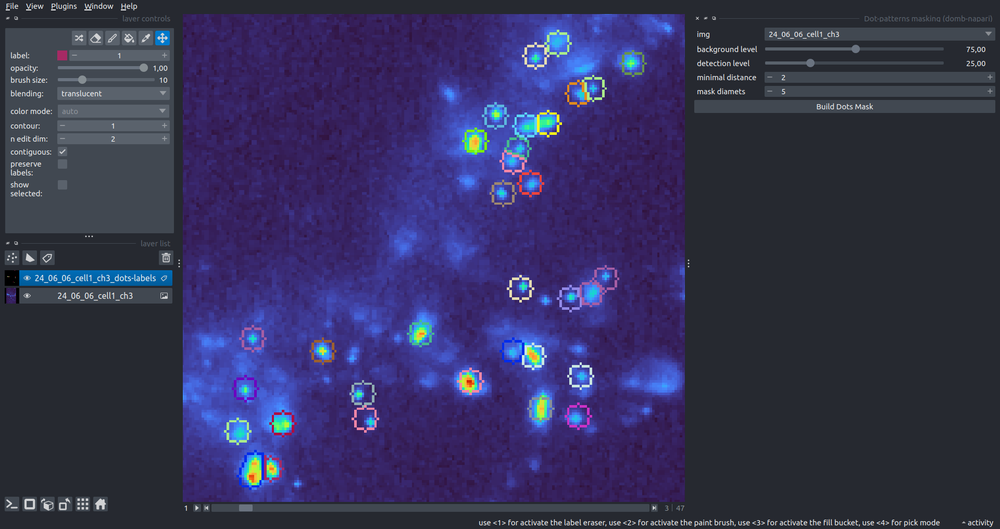
#> input picture images/dots_making.png, 1000 x 529 px, shrunk from 1920 x 1016 before the run; its folder holds only this picture in this run
$ python -i masking.py   (imports and definitions only)
#> lines starting #> are read from the running program, lines starting #| are printed output that depends on the picture; after the words box and inside, x2 and y2 are one past the last pixel; in counts of white or black regions, pixels touching at a corner belong together
""" Segmentation of bright dots and of intensity changes.

"""
import numpy as np

from scipy import ndimage as ndi
from scipy.cluster.vq import kmeans2

from skimage import feature
from skimage import filters
from skimage import measure
from skimage import morphology
from skimage import segmentation


# scale of the det_th threshold of the global up masking
GLOBAL_TH_SCALE = 0.1


def _abs_max(img:np.ndarray):
    val = np.nanmax(np.abs(img))
    return float(val) if np.isfinite(val) else 0.0


def _finite(img:np.ndarray):
    """ Image with NaN replaced by zeros, NaN pixels are never detected.

    """
    return np.nan_to_num(np.asarray(img, dtype=np.float64), nan=0.0, posinf=0.0, neginf=0.0)


# [77 lines left out: functions mask_segmentation, dots_mask, not called in this run]


def threshold_mask(img:np.ndarray, threshold:float, mode:str='up'):
    """ Binary mask of intensity gain or loss with fixed post-processing.

    The threshold is relative to the maximal absolute intensity of the image.
    Post-processing: erosion (disk 2), dilation (disk 1), holes filling, so
    objects thinner than 5 px are removed and the rest are 1 px smaller.

    """
    img = _finite(img)
    level = _abs_max(img) * threshold
    mask = img >= level if mode == 'up' else img <= level
    mask = morphology.erosion(mask, footprint=morphology.disk(2))
    mask = morphology.dilation(mask, footprint=morphology.disk(1))
    return ndi.binary_fill_holes(mask)


def _up_detection(img, method, th, op_f, d_f):
    if method == 'threshold':
        up_m = threshold_mask(img, th, mode='up')
    elif method == 'otsu':
        img = _finite(img)
        up_m = img > filters.threshold_otsu(img) if np.ptp(img) > 0 else np.zeros(img.shape, dtype=bool)
    else:
        raise ValueError("Unknown detection method! Use 'threshold' or 'otsu'.")
    if op_f != 0:
        up_m = morphology.opening(up_m, footprint=morphology.disk(op_f))
    if d_f != 0:
        up_m = morphology.dilation(up_m, footprint=morphology.disk(d_f))
    return up_m.astype(bool)


def up_mask(detection_img:np.ndarray, det_th:float=0.25,
            rois_mask:np.ndarray=None, in_rois_method:str='otsu',
            in_rois_th_corr:float=0.1,
            opening_fp:int=1, dilation_fp:int=0):
    """ Labels of regions with high intensity.

    Global mode (rois_mask is None): threshold at
    max|img| * det_th * GLOBAL_TH_SCALE, connected components are labeled.

    In-ROIs mode: detection is done separately inside of the bounding box of
    every ROI and is restricted to the pixels of this ROI, detected sites
    keep the label of their ROI. Method 'threshold' uses
    max|box| * det_th * in_rois_th_corr, method 'otsu' - Otsu threshold.

    Returns
    -------
    labels: ndarray [x,y]

    """
    if rois_mask is None:
        mask = _up_detection(detection_img, 'threshold', det_th * GLOBAL_TH_SCALE,
                             opening_fp, dilation_fp)
        return measure.label(mask)

    rois_mask = np.asarray(rois_mask)
    if rois_mask.shape != detection_img.shape:
        raise ValueError('ROIs mask and the detection frame should have the same shape!')
    up_labels = np.zeros_like(rois_mask)
    for region in measure.regionprops(rois_mask):
        r0, c0, r1, c1 = region.bbox
        box = (slice(r0, r1), slice(c0, c1))
        one_roi_mask = _up_detection(detection_img[box], in_rois_method,
                                     det_th * in_rois_th_corr, opening_fp, dilation_fp)
        selected = one_roi_mask & (rois_mask[box] == region.label)
        up_labels[box][selected] = region.label
    return up_labels


# [18 lines left out: function intensity_mask, not called in this run]

>>> import cv2
>>> picture = cv2.imread('../../../images/dots_making.png', cv2.IMREAD_GRAYSCALE)
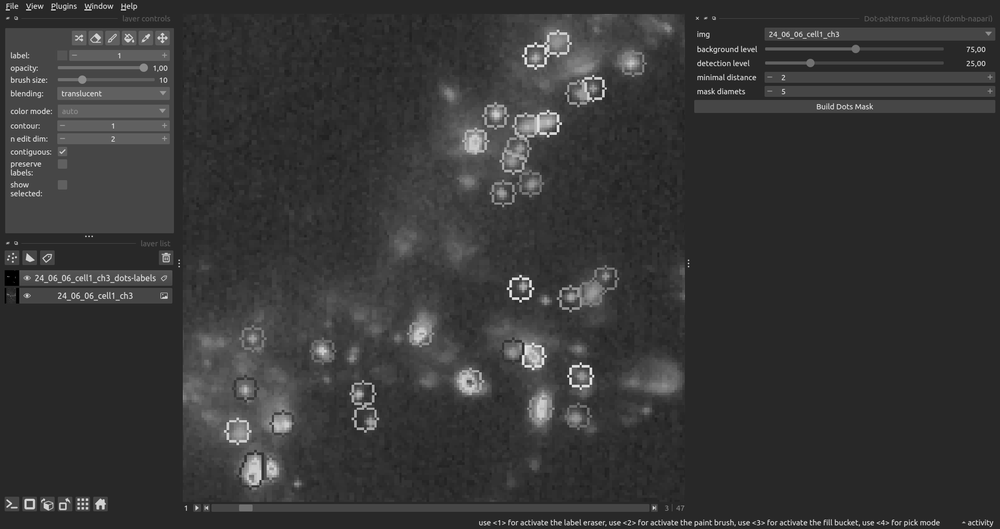
#> picture: shape (529, 1000); min 0, max 247, mean 55.1
>>> result = up_mask(picture)
#> in _abs_max, `val = np.nanmax(np.abs(img))`: val = 247
#> in threshold_mask, `level = _abs_max(img) * threshold`: level = 6.18
#> in threshold_mask, `mask = img >= level if mode == 'up' else img <= level`:
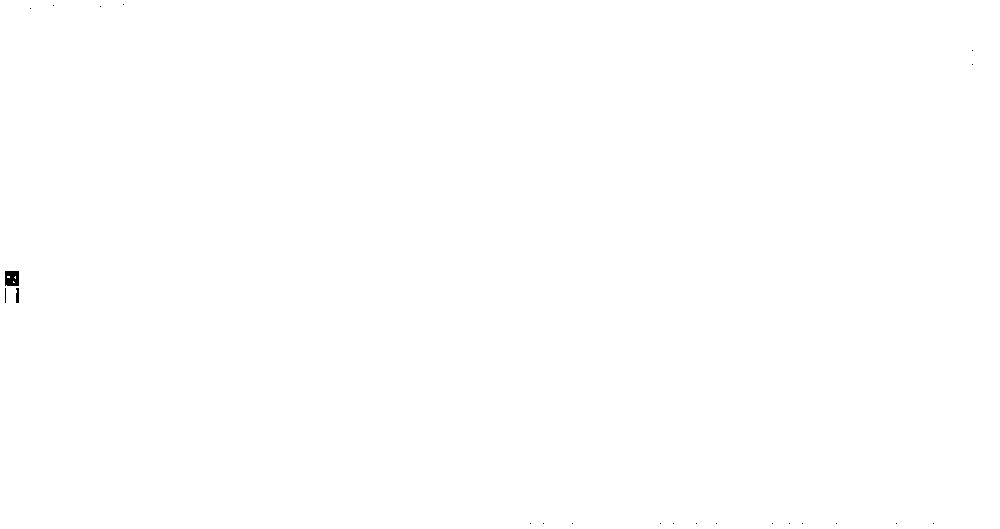
#> mask: shape (529, 1000) bool; 99.9% white; 22 black regions (20 under 20 px), largest, box (x1, y1, x2, y2) and area: (5, 271, 19, 286) 196, (16, 288, 19, 303) 42
#> in threshold_mask, `mask = morphology.erosion(mask, footprint=morphology.disk(2))`:
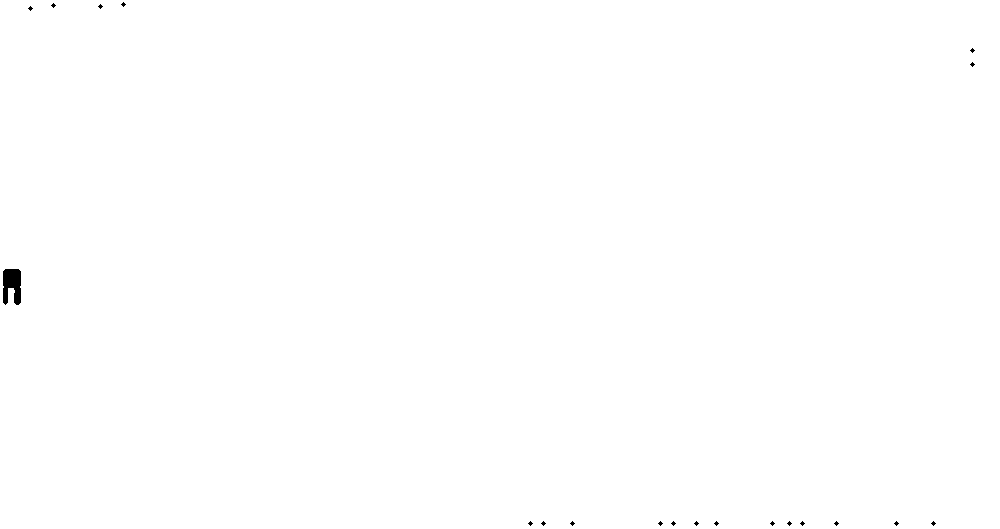
#> mask: shape (529, 1000) bool; 99.9% white; 20 black regions (19 under 20 px), largest, box (x1, y1, x2, y2) and area: (3, 269, 21, 305) 521
#> in threshold_mask, `mask = morphology.dilation(mask, footprint=morphology.disk(1))`: mask: shape (529, 1000) bool; 99.9% white; 20 black regions (19 under 20 px), largest, box (x1, y1, x2, y2) and area: (4, 270, 20, 304) 397
#> in threshold_mask, `return ndi.binary_fill_holes(mask)`: returned value: shape (529, 1000) bool; every value is 1
#> in up_mask, `return measure.label(mask)`: returned value: shape (529, 1000) int32; every value is 1

$ run again, on images/fret_norm.png
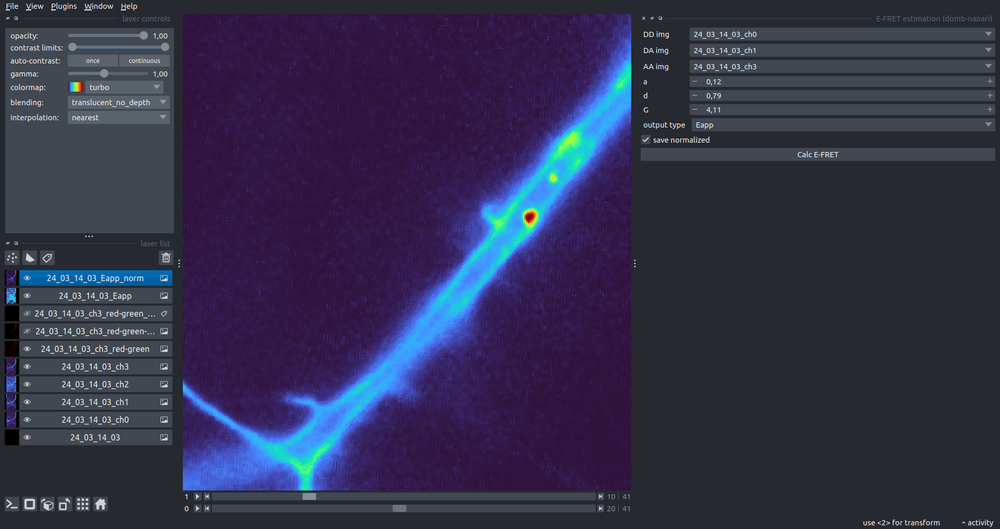
#> input picture images/fret_norm.png, 1000 x 529 px, shrunk from 1920 x 1016 before the run
#> `picture = cv2.imread('../../../images/dots_making.png', cv2.IMREAD_GRA..`:
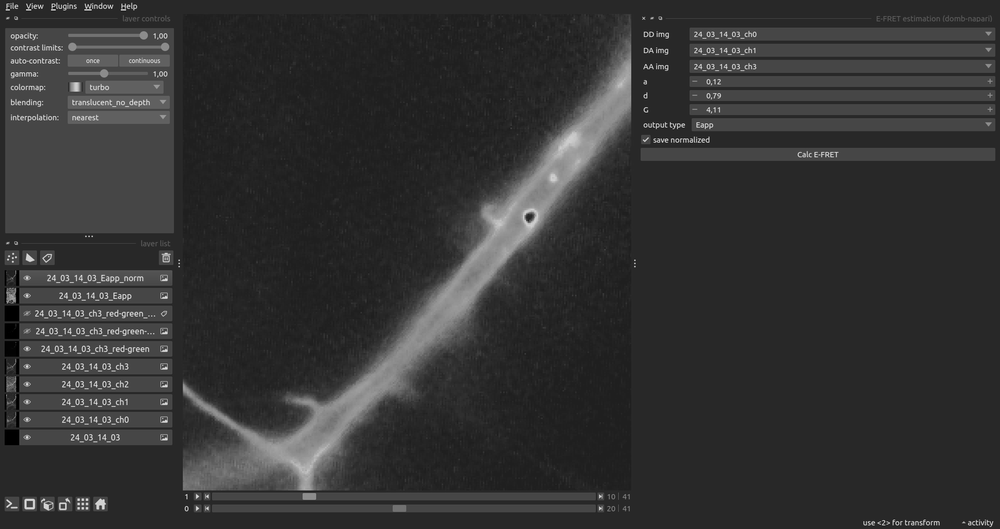
#> picture: shape (529, 1000); min 0, max 237, mean 51.7
#> val = 237
#> level = 5.93
#> in threshold_mask, `mask = morphology.dilation(mask, footprint=morphology.disk(1))`:
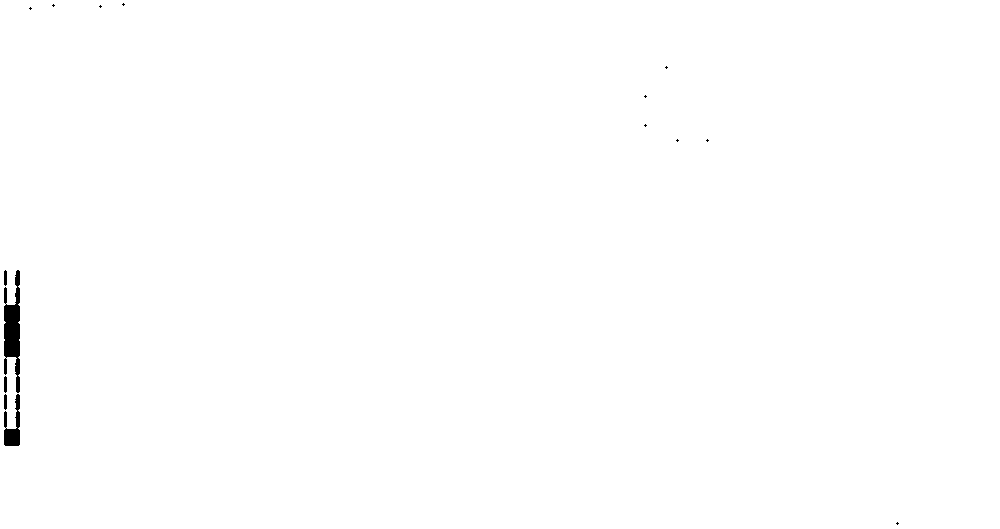
#> mask: shape (529, 1000) bool; 99.7% white; 15 black regions (10 under 20 px), largest, box (x1, y1, x2, y2) and area: (4, 270, 20, 393) 1197, (4, 394, 20, 446) 449, (4, 376, 7, 393) 47, (4, 270, 7, 286) 44, (4, 394, 7, 410) 44

$ run again, on images/fret_raw.png
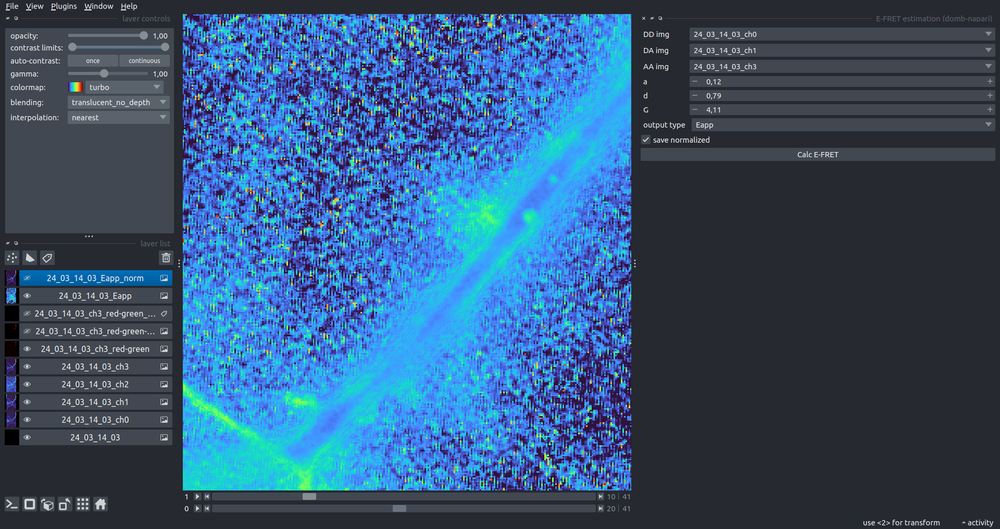
#> input picture images/fret_raw.png, 1000 x 529 px, shrunk from 1920 x 1016 before the run
#> `picture = cv2.imread('../../../images/dots_making.png', cv2.IMREAD_GRA..`:
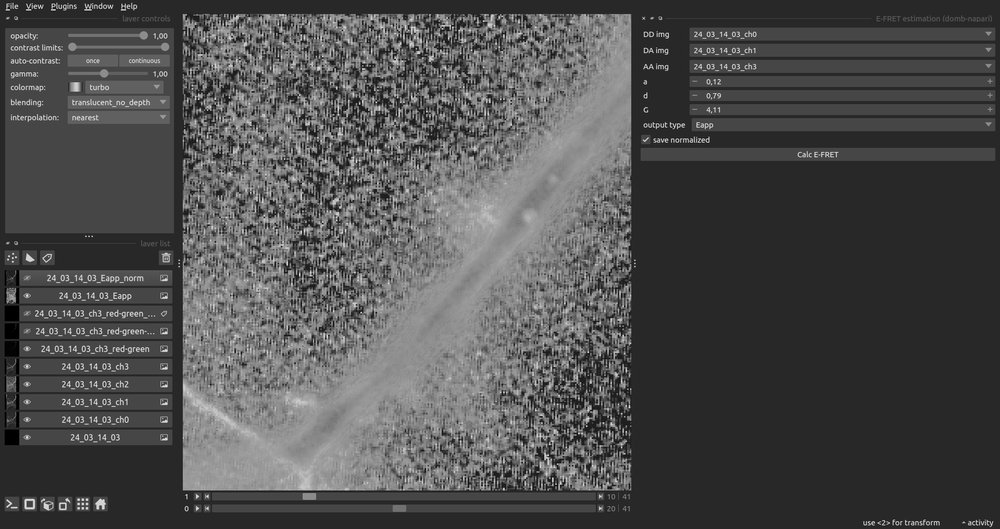
#> picture: shape (529, 1000); min 0, max 237, mean 78.5
#> val = 237
#> level = 5.93
#> in threshold_mask, `mask = morphology.dilation(mask, footprint=morphology.disk(1))`:
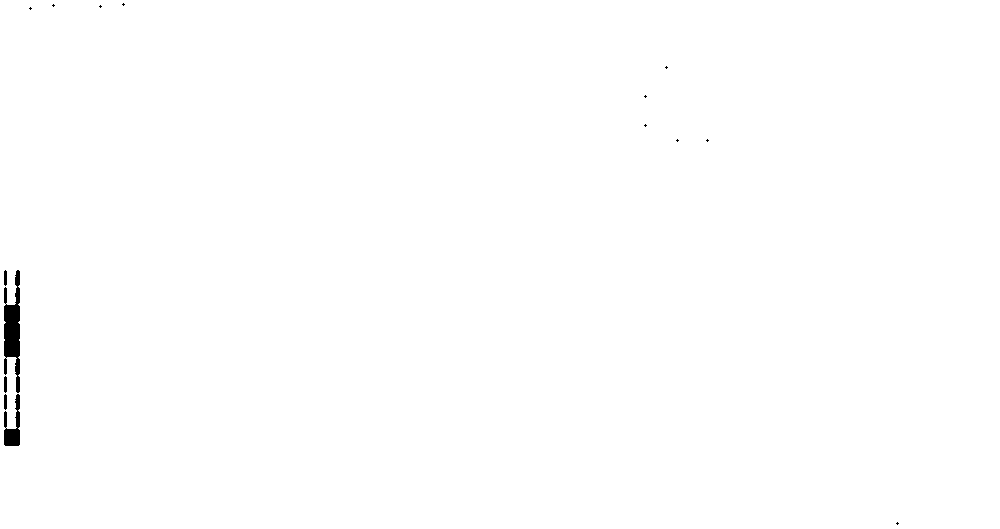
#> mask: shape (529, 1000) bool; 99.7% white; 15 black regions (10 under 20 px), largest, box (x1, y1, x2, y2) and area: (4, 270, 20, 393) 1197, (4, 394, 20, 446) 449, (4, 376, 7, 393) 47, (4, 270, 7, 286) 44, (4, 394, 7, 410) 44

$ run again, on images/pic_0.png
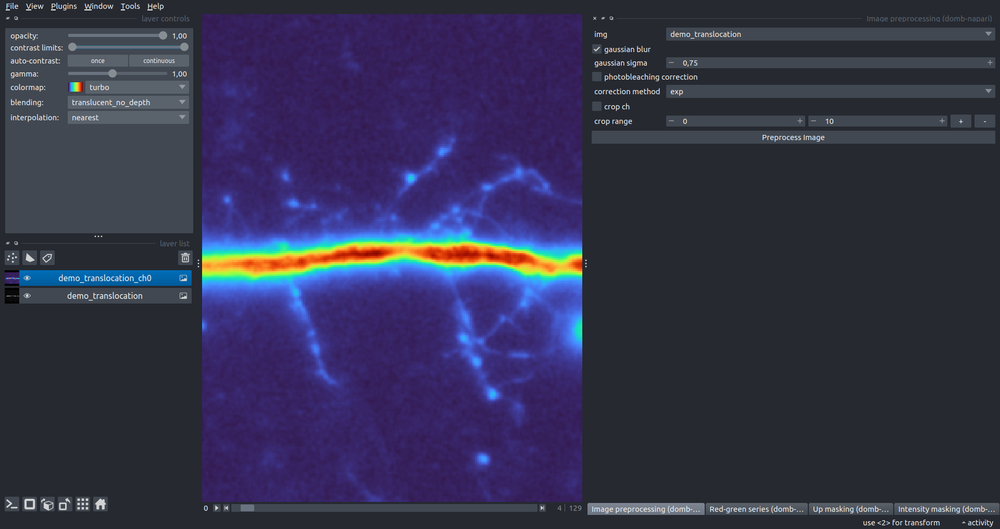
#> input picture images/pic_0.png, 1000 x 529 px, shrunk from 1920 x 1016 before the run
#> `picture = cv2.imread('../../../images/dots_making.png', cv2.IMREAD_GRA..`:
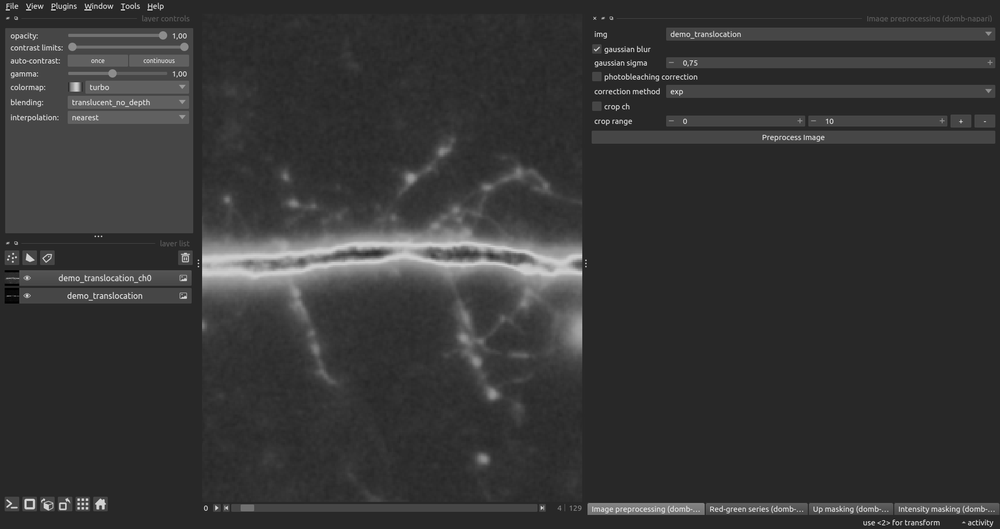
#> picture: shape (529, 1000); min 0, max 237, mean 54.1
#> val = 237
#> level = 5.93
